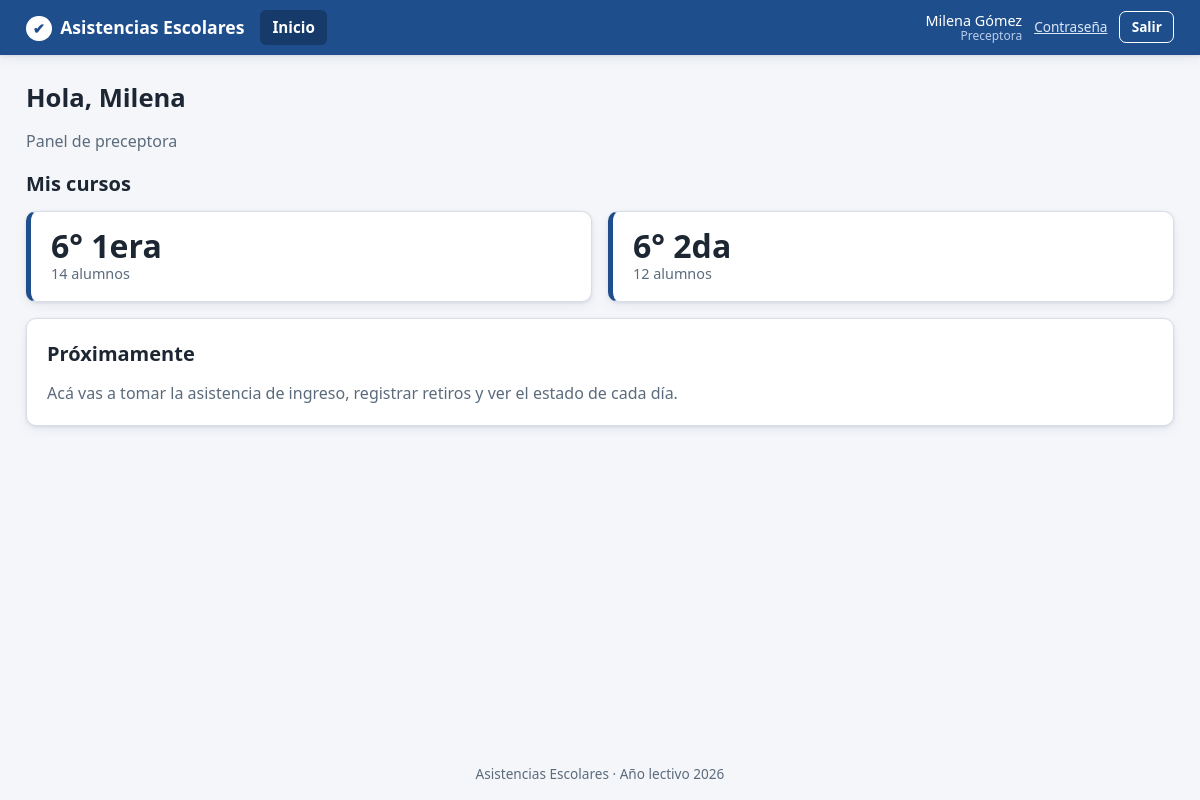
The page /preceptora/dashboard.php (signed in) on the database its author committed.
### tables this page shows
CREATE TABLE cursos (
    id            INT UNSIGNED NOT NULL AUTO_INCREMENT,
    nombre        VARCHAR(50) NOT NULL,           
    anio_lectivo  SMALLINT UNSIGNED NOT NULL,     
    PRIMARY KEY (id),
    UNIQUE KEY uq_cursos_nombre_anio (nombre, anio_lectivo)
);

### includes/funciones.php (called while the page is built, shortened)
<?php
function e($texto): string
{
    return htmlspecialchars((string) $texto, ENT_QUOTES | ENT_SUBSTITUTE, 'UTF-8');
}
function url(string $ruta = ''): string
{
    return BASE_URL . '/' . ltrim($ruta, '/');
}

### includes/auth.php (called while the page is built, shortened)
<?php
require_once __DIR__ . '/../config/database.php';
require_once __DIR__ . '/funciones.php';
function usuario_actual(): ?array
{
    return $_SESSION['usuario'] ?? null;
}
function dashboard_por_rol(string $rol): string
{
    switch ($rol) {
        case 'preceptora': return 'preceptora/dashboard.php';
    }
}

### config/database.php (called while the page is built, shortened)
<?php
function db(): PDO
{
    static $pdo = null;
    if ($pdo === null) {
        $dsn = 'mysql:host=' . DB_HOST . ';port=' . DB_PORT . ';dbname=' . DB_NAME . ';charset=utf8mb4';
        try {
            $pdo = new PDO($dsn, DB_USER, DB_PASS, [
                PDO::ATTR_ERRMODE            => PDO::ERRMODE_EXCEPTION,
                PDO::ATTR_DEFAULT_FETCH_MODE => PDO::FETCH_ASSOC,
                PDO::ATTR_EMULATE_PREPARES   => false,
                PDO::MYSQL_ATTR_INIT_COMMAND => "SET NAMES utf8mb4, time_zone = '-03:00'",
            ]);
        } catch (PDOException $e) {
            error_log('Error de conexión a la BD: ' . $e->getMessage());
            http_response_code(500);
            exit(MODO_DESARROLLO
                ? 'No se pudo conectar a la base de datos: ' . htmlspecialchars($e->getMessage())
                : 'No se pudo conectar a la base de datos. Intentá más tarde.');
        }
    }
    return $pdo;
}

### preceptora/dashboard.php (the view, shortened to what this page needs)
<?php
require_once __DIR__ . '/../includes/auth.php';
$u = requerir_rol('preceptora');
$stmt = db()->prepare(
    'SELECT c.id, c.nombre,
            (SELECT COUNT(*) FROM alumno_curso ac
              WHERE ac.curso_id = c.id AND ac.anio_lectivo = ?) AS alumnos
       FROM preceptora_curso pc
       JOIN cursos c ON c.id = pc.curso_id
      WHERE pc.preceptora_id = ? AND c.anio_lectivo = ?
      ORDER BY c.nombre'
);
$stmt->execute([ANIO_LECTIVO, $u['id'], ANIO_LECTIVO]);
$cursos = $stmt->fetchAll();
require __DIR__ . '/../includes/header.php';
?>
<div class="encabezado-pagina">
    <div>
        <h1>Hola, <?= e($u['nombre']) ?></h1>
        <p>Panel de preceptora</p>
    </div>
</div>
<h2>Mis cursos</h2>
<?php if (!$cursos): ?>
    <div class="alerta alerta-aviso">Todavía no tenés cursos asignados. Pedile al administrador que te los asigne.</div>
<?php else: ?>
    <div class="grilla grilla-3">
        <?php foreach ($cursos as $c): ?>
            <div class="stat">
                <div class="stat-numero"><?= e($c['nombre']) ?></div>
                <div class="stat-texto"><?= (int) $c['alumnos'] ?> alumnos</div>
            </div>
        <?php endforeach; ?>
    </div>
<?php endif; ?>
<div class="tarjeta mt">
    <h2>Próximamente</h2>
    <p class="mb0 texto-suave">Acá vas a tomar la asistencia de ingreso, registrar retiros y ver el estado de cada día.</p>
</div>
<?php require __DIR__ . '/../includes/footer.php'; ?>

### includes/header.php (shortened to what this page needs)
<?php
$layout = $layout ?? 'app';
$u      = usuario_actual();
$actual = basename($_SERVER['SCRIPT_NAME'] ?? '');
$menus = [
    'alumno' => [
        ['alumno/dashboard.php',        'Inicio'],
        ['alumno/mis_asistencias.php',  'Mis asistencias'],
        ['alumno/mi_horario.php',       'Mi horario'],
        ['comun/normas.php',            'Normas'],
    ],
    'preceptora' => [
        ['preceptora/dashboard.php',        'Inicio'],
        ['preceptora/tomar_asistencia.php', 'Tomar asistencia'],
        ['preceptora/ver_curso.php',        'Mis cursos'],
        ['preceptora/historial.php',        'Historial'],
        ['comun/normas.php',                'Normas'],
    ],
    'admin' => [
        ['admin/dashboard.php',          'Inicio'],
        ['admin/alumnos.php',            'Alumnos'],
        ['admin/preceptoras.php',        'Preceptoras'],
        ['admin/cursos.php',             'Cursos'],
        ['admin/materias_horarios.php',  'Horarios'],
        ['admin/reportes.php',           'Reportes'],
        ['admin/normas.php',             'Normas'],
        ['admin/configuracion.php',      'Configuración'],
    ],
];
$etiquetas_rol = ['alumno' => 'Alumno', 'preceptora' => 'Preceptora', 'admin' => 'Administrador'];
?>
<!DOCTYPE html>
<html lang="es">
<head>
    <link rel="stylesheet" href="<?= e(url('public/css/estilos.css')) ?>">
</head>
<body class="layout-<?= e($layout) ?>">
<?php if ($layout === 'app'): ?>
<header class="topbar">
    <div class="topbar-interior">
        <a class="marca" href="<?= e(url($u ? dashboard_por_rol($u['rol']) : 'public/index.php')) ?>">
            <span class="marca-icono" aria-hidden="true">✔</span> <?= e(APP_NOMBRE) ?>
        </a>
        <?php if ($u): ?>
        <nav class="menu">
            <?php foreach ($menus[$u['rol']] ?? [] as [$archivo, $texto]): ?>
                <?php if (!is_file(__DIR__ . '/../' . $archivo)) { continue; }  ?>
                <a href="<?= e(url($archivo)) ?>" class="<?= basename($archivo) === $actual ? 'activo' : '' ?>"><?= e($texto) ?></a>
            <?php endforeach; ?>
        </nav>
        <div class="usuario">
            <span class="usuario-nombre">
                <?= e($u['nombre'] . ' ' . $u['apellido']) ?>
                <small><?= e($etiquetas_rol[$u['rol']] ?? '') ?></small>
            </span>
            <a href="<?= e(url('comun/cambiar_clave.php')) ?>" class="link-suave">Contraseña</a>
            <form method="post" action="<?= e(url('public/logout.php')) ?>" class="form-inline">
                <button type="submit" class="btn btn-borde btn-chico">Salir</button>
            </form>
        </div>
        <?php endif; ?>
    </div>
</header>
<main class="contenedor">
<?php else: ?>
<main class="auth-caja">
    <div class="auth-marca"><span class="marca-icono" aria-hidden="true">✔</span> <?= e(APP_NOMBRE) ?></div>
<?php endif; ?>

### includes/footer.php
</main>
<footer class="pie">
    <?= e(APP_NOMBRE) ?> · Año lectivo <?= (int) ANIO_LECTIVO ?>
</footer>
</body>
</html>

### public/css/estilos.css (style rules this page uses)
:root { --azul: #1f4e8c; --azul-oscuro: #163a69; --azul-claro: #e8f0fb; --fondo: #f4f6fa; --blanco: #ffffff; --texto: #1d2733; --texto-suave: #5b6b7c; --borde: #d8dee8; --verde: #2e7d32; --verde-fondo: #e3f3e4; --rojo: #c62828; --rojo-fondo: #fbe4e4; --naranja: #b26a00; --naranja-fondo: #fdf0d9; --celeste: #01579b; --celeste-fondo: #e1f1fc; --gris: #546e7a; --gris-fondo: #e9eef1; --radio: 10px; --sombra: 0 1px 3px rgba(20, 40, 70, .10), 0 4px 12px rgba(20, 40, 70, .06); }
*, *::before, *::after { box-sizing: border-box; }
html { font-size: 16px; }
body { margin: 0; font-family: "Segoe UI", system-ui, -apple-system, Roboto, Arial, sans-serif; line-height: 1.5; color: var(--texto); background: var(--fondo); min-height: 100vh; display: flex; flex-direction: column; }
h1 { font-size: 1.6rem; margin: 0 0 .75rem; }
h2 { font-size: 1.25rem; margin: 0 0 .75rem; }
p { margin: 0 0 1rem; }
a { color: var(--azul); }
small { color: var(--texto-suave); }
.topbar { background: var(--azul); color: #fff; box-shadow: var(--sombra); }
.topbar-interior { max-width: 1180px; margin: 0 auto; padding: .6rem 1rem; display: flex; align-items: center; gap: 1rem; flex-wrap: wrap; }
.marca { color: #fff; font-weight: 700; font-size: 1.1rem; text-decoration: none; white-space: nowrap; }
.marca-icono { display: inline-grid; place-items: center; width: 1.6rem; height: 1.6rem; border-radius: 50%; background: #fff; color: var(--azul); font-size: .9rem; margin-right: .25rem; }
.menu { display: flex; gap: .25rem; flex-wrap: wrap; flex: 1; }
.menu a { color: #dce8f8; text-decoration: none; padding: .4rem .75rem; border-radius: 6px; font-size: .95rem; }
.menu a.activo { background: var(--azul-oscuro); color: #fff; font-weight: 600; }
.usuario { display: flex; align-items: center; gap: .75rem; margin-left: auto; font-size: .9rem; }
.usuario-nombre { display: flex; flex-direction: column; line-height: 1.2; text-align: right; }
.usuario-nombre small { color: #b9cdea; }
.link-suave { color: #dce8f8; font-size: .85rem; }
.form-inline { display: inline; margin: 0; }
.contenedor { flex: 1; width: 100%; max-width: 1180px; margin: 0 auto; padding: 1.5rem 1rem 2rem; }
.pie { text-align: center; color: var(--texto-suave); font-size: .85rem; padding: 1rem; }
.encabezado-pagina { display: flex; justify-content: space-between; align-items: flex-start; gap: 1rem; flex-wrap: wrap; margin-bottom: 1rem; }
.encabezado-pagina p { margin: 0; color: var(--texto-suave); }
.grilla { display: grid; gap: 1rem; }
.grilla-3 { grid-template-columns: repeat(auto-fit, minmax(220px, 1fr)); }
.tarjeta { background: var(--blanco); border: 1px solid var(--borde); border-radius: var(--radio); box-shadow: var(--sombra); padding: 1.25rem; margin-bottom: 1rem; }
.stat { background: var(--blanco); border: 1px solid var(--borde); border-left: 5px solid var(--azul); border-radius: var(--radio); box-shadow: var(--sombra); padding: 1rem 1.25rem; }
.stat-numero { font-size: 2rem; font-weight: 700; line-height: 1.1; }
.stat-texto { color: var(--texto-suave); font-size: .9rem; }
.btn { display: inline-block; padding: .6rem 1.1rem; border: 1px solid var(--azul); border-radius: 7px; background: var(--azul); color: #fff; font: inherit; font-weight: 600; text-decoration: none; cursor: pointer; }
.btn-borde { background: transparent; color: inherit; border-color: currentColor; }
.topbar .btn-borde { color: #fff; }
.btn-chico { padding: .3rem .7rem; font-size: .85rem; }
.texto-suave { color: var(--texto-suave); }
.mt { margin-top: 1rem; }
.mb0 { margin-bottom: 0; }

### rows shown on the page
cursos: nombre "6° 1era", alumnos "14"
cursos: nombre "6° 2da", alumnos "12"

### other values the page prints
APP_NOMBRE "Asistencias Escolares"
$texto "Inicio"
$u['nombre'] . ' ' . $u['apellido'] "Milena Gómez"
$etiquetas_rol[$u['rol']] "Preceptora"
$u['nombre'] "Milena"
ANIO_LECTIVO "2026"
